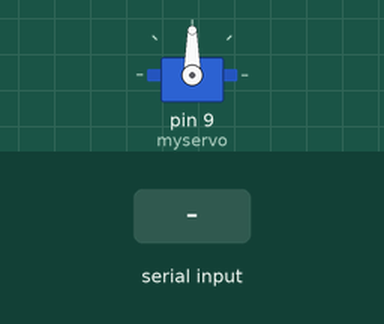
Recording of a sketch running on a simulated Arduino Uno, built with avr-gcc and run on an emulated ATmega328P. Parts: servo. The test bench sets the inputs (shaded band).

Above: at 1.2 s.
1.3 s: "0" received over Serial
At 2.4 s:
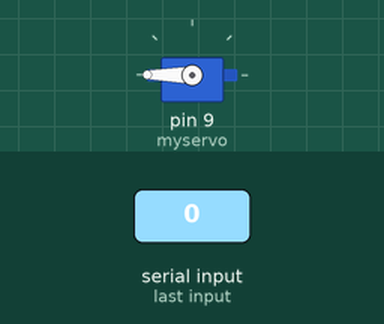
2.8 s: "1" received over Serial
At 3.5 s:
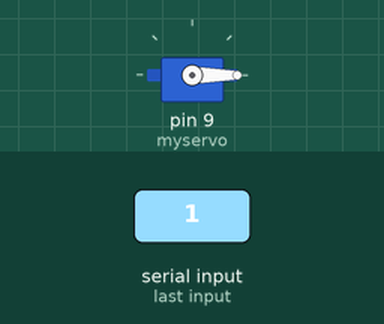
4.3 s: "2" received over Serial
At 4.7 s:
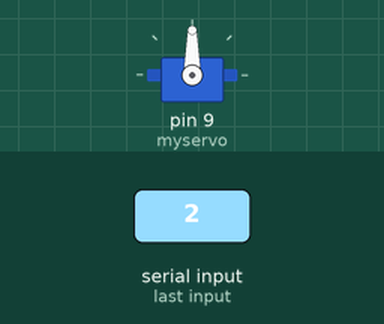
Timing chart, 0 to 7.3 s (numbered marks = the images above; inputs shaded):
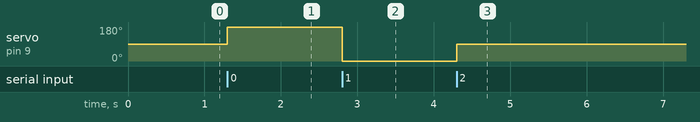

Measured:
- after the input at 1.3 s, servo on pin 9 (myservo): 90° → 180° at once
- after the input at 2.8 s, servo on pin 9 (myservo): 180° → 0° at once
- after the input at 4.3 s, servo on pin 9 (myservo): 0° → 90° at once

The sketch:

veds-sketch.ino
```cpp
#include <Servo.h>

Servo myservo;

void setup() {
  myservo.attach(9);
  Serial.begin(9600);
  myservo.write(90);

}

void loop() {
  // put your main code here, to run repeatedly:
}

void serialEvent() {
  while (Serial.available()) {
    char command = Serial.read();
    Serial.flush(); // Clear the serial buffer
    if (command == '0') {
      myservo.write(180);
    }
    if (command == '1') {
      myservo.write(0);
    }
    if (command == '2') {
      myservo.write(90);
    }
  }
}
```
